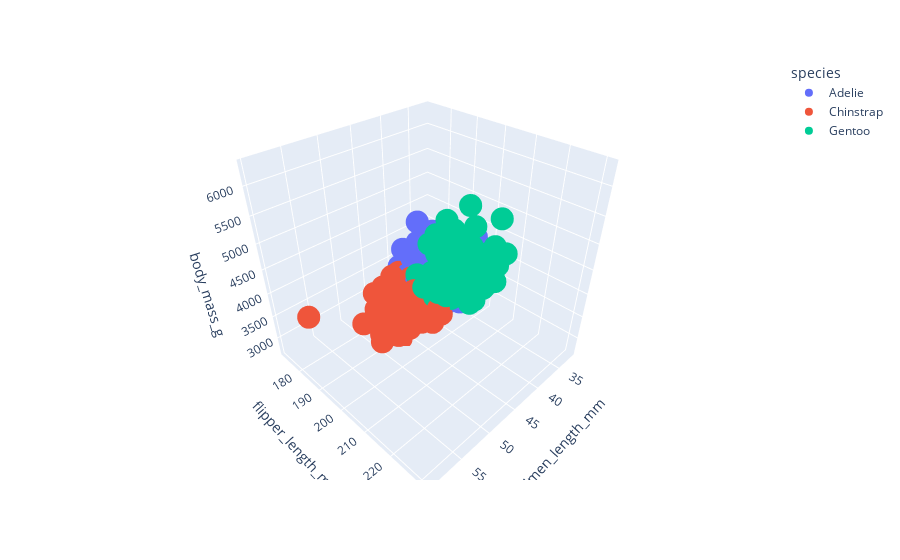

The notebook cell saved with this chart:
### Code cell
fig = px.scatter_3d(df1, x='culmen_length_mm', y='flipper_length_mm', z='body_mass_g', color='species')
fig.show()
